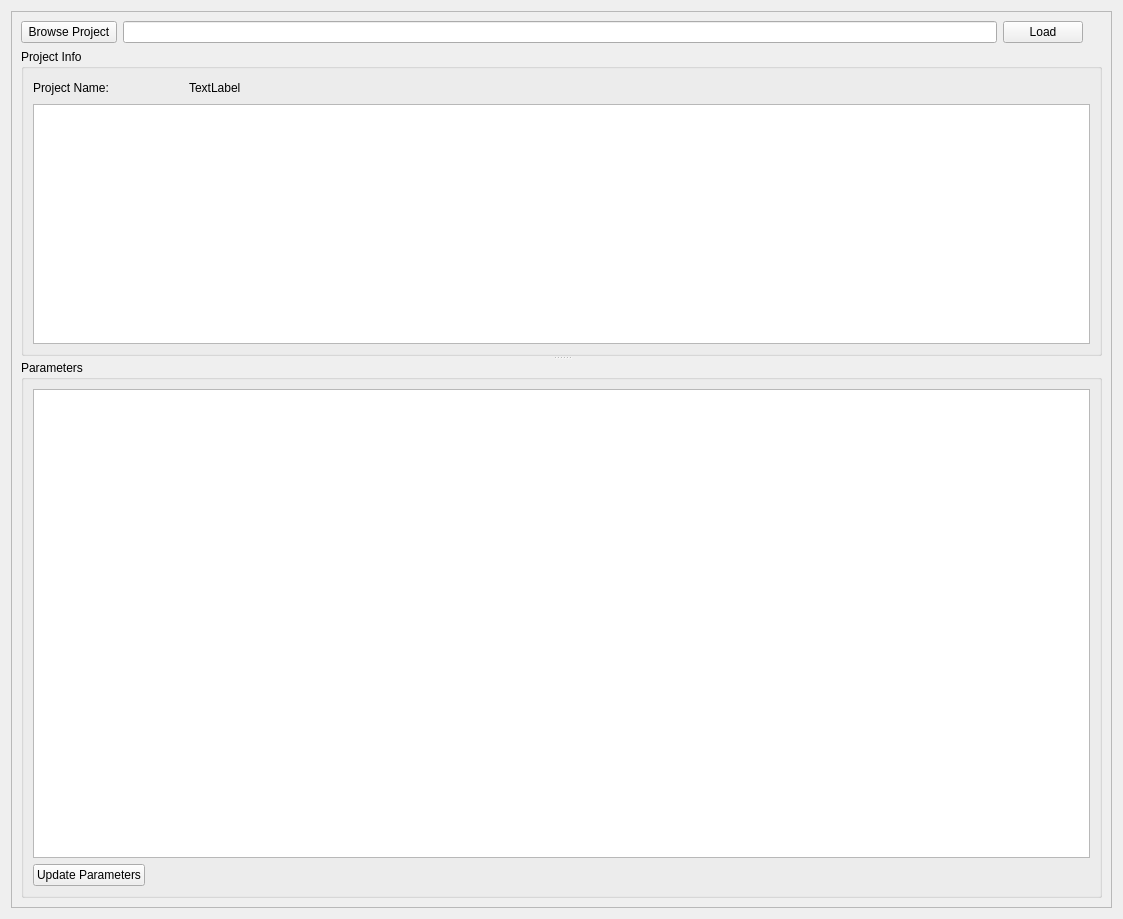
              <widget class="QWidget" name="scrollAreaWidgetContents_7">
               <property name="geometry">
                <rect>
                 <x>0</x>
                 <y>0</y>
                 <width>1123</width>
                 <height>919</height>
                </rect>
               </property>
               <layout class="QGridLayout" name="gridLayout_106">
                <item row="0" column="0">
                 <widget class="QFrame" name="frame_40">
                  <property name="frameShape">
                   <enum>QFrame::StyledPanel</enum>
                  </property>
                  <property name="frameShadow">
                   <enum>QFrame::Raised</enum>
                  </property>
                  <layout class="QGridLayout" name="gridLayout_3">
                   <item row="0" column="0">
                    <layout class="QHBoxLayout" name="horizontalLayout">
                     <item>
                      <widget class="QToolButton" name="Br_Project_btm">
                       <property name="sizePolicy">
                        <sizepolicy hsizetype="Preferred" vsizetype="Preferred">
                         <horstretch>0</horstretch>
                         <verstretch>0</verstretch>
                        </sizepolicy>
                       </property>
                       <property name="text">
                        <string>Browse Project</string>
                       </property>
                      </widget>
                     </item>
                     <item>
                      <widget class="QLineEdit" name="Project_address">
                       <property name="sizePolicy">
                        <sizepolicy hsizetype="Expanding" vsizetype="Preferred">
                         <horstretch>0</horstretch>
                         <verstretch>0</verstretch>
                        </sizepolicy>
                       </property>
                       <property name="minimumSize">
                        <size>
                         <width>0</width>
                         <height>0</height>
                        </size>
                       </property>
                      </widget>
                     </item>
                     <item>
                      <widget class="QPushButton" name="Load_Project_btm">
                       <property name="text">
                        <string>Load</string>
                       </property>
                       <property name="icon">
                        <iconset resource="PyWOLF_Resource.qrc">
                         <normaloff>:/ICONS/PySWOLF_ICONS/Load.png</normaloff>:/ICONS/PySWOLF_ICONS/Load.png</iconset>
                       </property>
                      </widget>
                     </item>
                    </layout>
                   </item>
                   <item row="0" column="1">
                    <widget class="QLabel" name="label_53">
                     <property name="text">
                      <string/>
                     </property>
                    </widget>
                   </item>
                   <item row="1" column="0" colspan="3">
                    <widget class="QSplitter" name="splitter_2">
                     <property name="orientation">
                      <enum>Qt::Vertical</enum>
                     </property>
                     <widget class="QGroupBox" name="groupBox_7">
                      <property name="title">
                       <string>Project Info</string>
                      </property>
                      <layout class="QGridLayout" name="gridLayout_75">
                       <item row="0" column="0">
                        <widget class="QLabel" name="label_54">
                         <property name="minimumSize">
                          <size>
                           <width>150</width>
                           <height>0</height>
                          </size>
                         </property>
                         <property name="text">
                          <string>Project Name:</string>
                         </property>
                        </widget>
                       </item>
                       <item row="0" column="1">
                        <widget class="QLabel" name="load_P_name">
                         <property name="minimumSize">
                          <size>
                           <width>150</width>
                           <height>0</height>
                          </size>
                         </property>
                         <property name="text">
                          <string>TextLabel</string>
                         </property>
                        </widget>
                       </item>
                       <item row="0" column="2">
                        <spacer name="horizontalSpacer_20">
                         <property name="orientation">
                          <enum>Qt::Horizontal</enum>
                         </property>
                         <property name="sizeHint" stdset="0">
                          <size>
                           <width>527</width>
                           <height>20</height>
                          </size>
                         </property>
                        </spacer>
                       </item>
                       <item row="1" column="0" colspan="3">
                        <widget class="QTableView" name="load_treatment_info">
                         <property name="minimumSize">
                          <size>
                           <width>0</width>
                           <height>200</height>
                          </size>
                         </property>
                        </widget>
                       </item>
                      </layout>
                     </widget>
                     <widget class="QGroupBox" name="groupBox_10">
                      <property name="title">
                       <string>Parameters</string>
                      </property>
                      <layout class="QGridLayout" name="gridLayout_74">
                       <item row="1" column="0">
                        <widget class="QPushButton" name="load_update_param">
                         <property name="text">
                          <string>Update Parameters</string>
                         </property>
                         <property name="icon">
                          <iconset resource="PyWOLF_Resource.qrc">
                           <normaloff>:/ICONS/PySWOLF_ICONS/Update.png</normaloff>:/ICONS/PySWOLF_ICONS/Update.png</iconset>
                         </property>
                        </widget>
                       </item>
                       <item row="0" column="0" colspan="2">
                        <widget class="QTableView" name="load_Param_table">
                         <property name="minimumSize">
                          <size>
                           <width>0</width>
                           <height>400</height>
                          </size>
                         </property>
                        </widget>
                       </item>
                       <item row="1" column="1">
                        <spacer name="horizontalSpacer_19">
                         <property name="orientation">
                          <enum>Qt::Horizontal</enum>
                         </property>
                         <property name="sizeHint" stdset="0">
                          <size>
                           <width>40</width>
                           <height>20</height>
                          </size>
                         </property>
                        </spacer>
                       </item>
                      </layout>
                     </widget>
                    </widget>
                   </item>
                  </layout>
                 </widget>
                </item>
               </layout>
              </widget>
